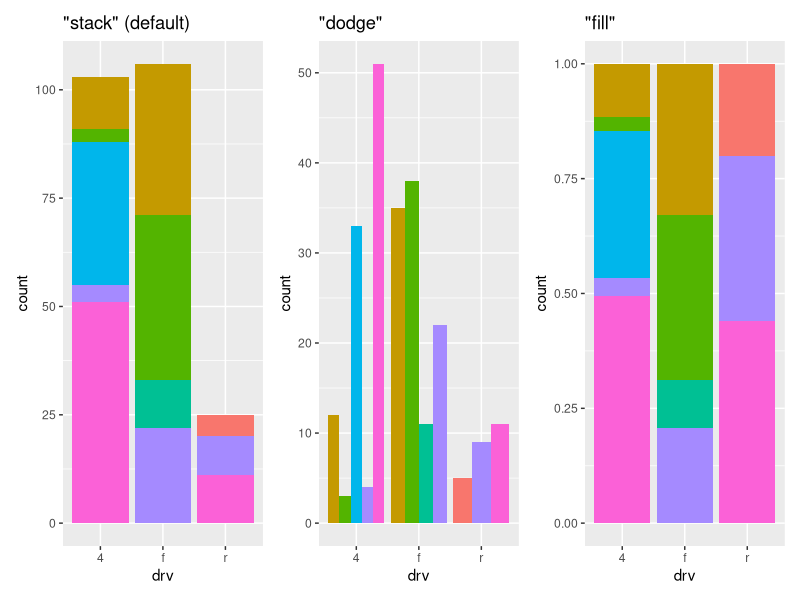
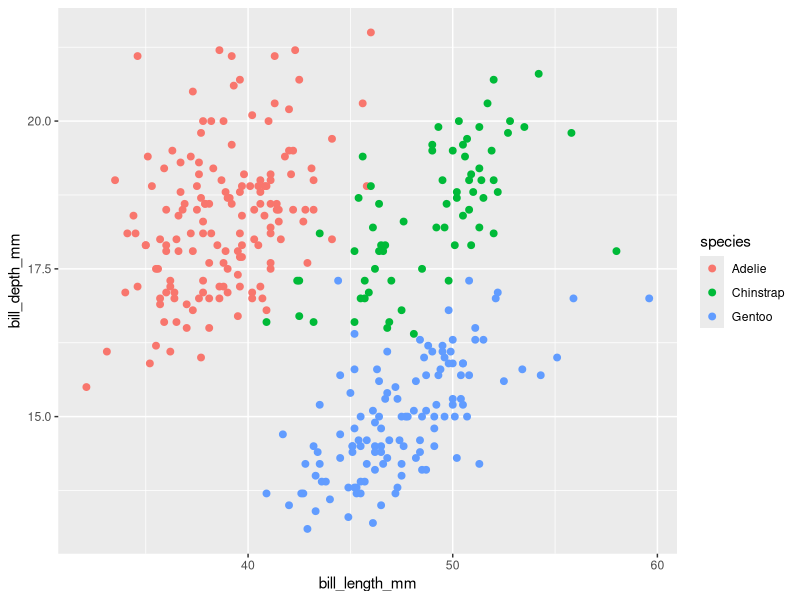

Source code (R) for these figures, in order:
## ---- chunk 1
#| echo: FALSE
#| message: FALSE
#| warning: FALSE
library(tidyverse)
library(palmerpenguins)
## ---- chunk 2
#| echo: TRUE
x <- 7.3 # preferred
x

x = 8.1 # works, not preferred
x

1.2 -> x # also works, really not preferred
x
## ---- chunk 3
#| echo: TRUE
x == 1.2     # is x equal to 1.2?
x == pi    # is x equal to pi (~3.14)?
## ---- chunk 4
#| echo: TRUE
glimpse(penguins)  # see the structure: rows, columns, types
## ---- chunk 5
#| echo: TRUE
round(3.14159, 2)              # positional: x first, digits second
round(x = 3.14159, digits = 2) # named
round(digits = 2, x = 3.14159) # named; shows that order doesn't matter
## ---- chunk 6
#| echo: TRUE
c(1, 2, 3) + c(10, 20, 30)
c(2, 4, 6) * 3
## ---- chunk 7
#| echo: TRUE
17 %% 5  # remainder when 17 is divided by 5
17 %/% 5 # how many times does 5 go into 17?
## ---- chunk 8
#| echo: TRUE
mean(c(2, 4, NA, 8))               # NA
mean(c(2, 4, NA, 8), na.rm = TRUE) # drop NAs first
## ---- chunk 9
#| echo: FALSE
#| fig-height: 2.5
#| fig-width: 9
p <- ggplot(mpg, aes(x = drv, fill = class))

p1 <- p + geom_bar(position = "stack") + labs(title = '"stack" (default)')  + theme(legend.position = "none")
p2 <- p + geom_bar(position = "dodge") + labs(title = '"dodge"') + theme(legend.position = "none")
p3 <- p + geom_bar(position = "fill") + labs(title = '"fill"') + theme(legend.position = "none")

library(patchwork)
p1 | p2 | p3
## ---- chunk 10
#| echo: TRUE
c(10, 20, 30) * 2  # three inputs, three outputs
log(c(10, 20, 30)) # still three outputs
## ---- chunk 11
#| echo: TRUE
penguins |>
  filter(!is.na(sex)) |>
  group_by(species) |>
  summarise(n = n(), avg_flipper = mean(flipper_length_mm, na.rm = TRUE)) |>
  arrange(desc(avg_flipper))
## ---- chunk 12
#| echo: TRUE
penguins |>
  group_by(species, island, sex) |>
  summarise(avg_mass = mean(body_mass_g, na.rm = TRUE), .groups = "drop") |>
  arrange(desc(avg_mass)) |>
  head(3)
## ---- chunk 13
#| echo: TRUE
#| fig-height: 2.8
ggplot(penguins, aes(x = bill_length_mm, y = bill_depth_mm)) +
  geom_point(aes(color = species), size = 2)
